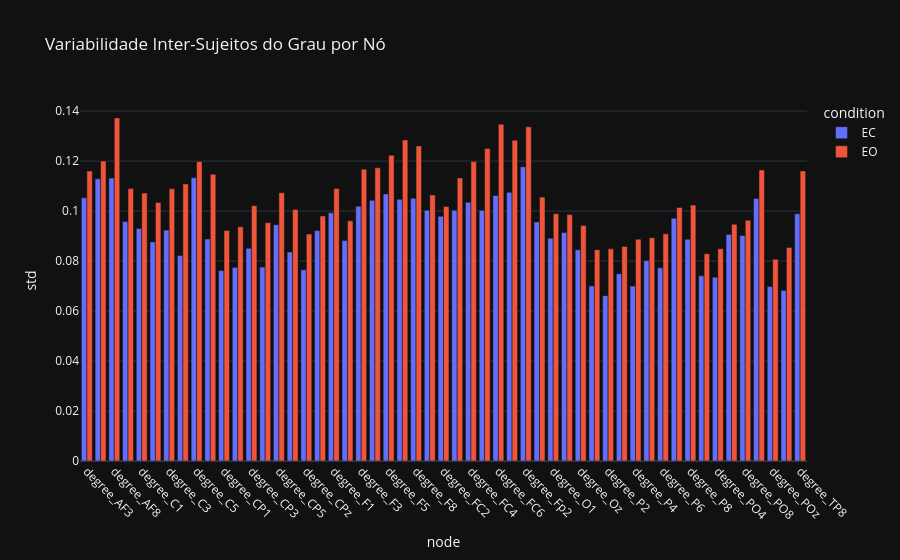

Source (notebook cell):
### Code cell
fig = px.bar(
    degree_stats,
    x="node",
    y="std",
    color="condition",
    barmode="group",
    title="Variabilidade Inter-Sujeitos do Grau por Nó"
)
fig.update_layout(xaxis_tickangle=45)
fig.show()

### Figure 1 — Plotly figure (JSON) as saved in the notebook; plotly's stock layout.template omitted (floating-point values rounded to 4 significant figures)
{"data": [{"alignmentgroup": "True", "hovertemplate": "condition=EC<br>node=%{x}<br>std=%{y}<extra></extra>", "legendgroup": "EC", "marker": {"color": "#636efa", "pattern": {"shape": ""}}, "name": "EC", "offsetgroup": "EC", "orientation": "v", "showlegend": true, "textposition": "auto", "type": "bar", "x": ["degree_AF3", "degree_AF4", "degree_AF8", "degree_AFz", "degree_C1", "degree_C2", "degree_C3", "degree_C4", "degree_C5", "degree_C6", "degree_CP1", "degree_CP2", "degree_CP3", "degree_CP4", "degree_CP5", "degree_CP6", "degree_CPz", "degree_Cz", "degree_F1", "degree_F2", "degree_F3", "degree_F4", "degree_F5", "degree_F6", "degree_F8", "degree_FC1", "degree_FC2", "degree_FC3", "degree_FC4", "degree_FC5", "degree_FC6", "degree_FT7", "degree_Fp2", "degree_Fz", "degree_O1", "degree_O2", "degree_Oz", "degree_P1", "degree_P2", "degree_P3", "degree_P4", "degree_P5", "degree_P6", "degree_P7", "degree_P8", "degree_PO3", "degree_PO4", "degree_PO7", "degree_PO8", "degree_PO9", "degree_POz", "degree_Pz", "degree_TP8"], "xaxis": "x", "y": [0.1053, 0.113, 0.1132, 0.09585, 0.09303, 0.08766, 0.0924, 0.08221, 0.1133, 0.08883, 0.07622, 0.07748, 0.08511, 0.07761, 0.09457, 0.08359, 0.07651, 0.09221, 0.09934, 0.08819, 0.102, 0.1043, 0.1069, 0.1047, 0.1051, 0.1004, 0.09792, 0.1003, 0.1035, 0.1003, 0.1062, 0.1075, 0.1177, 0.09567, 0.08913, 0.09145, 0.08453, 0.07004, 0.06617, 0.07496, 0.07001, 0.08024, 0.07729, 0.09716, 0.08872, 0.07412, 0.07353, 0.09065, 0.09021, 0.1051, 0.06978, 0.06826, 0.09889], "yaxis": "y"}, {"alignmentgroup": "True", "hovertemplate": "condition=EO<br>node=%{x}<br>std=%{y}<extra></extra>", "legendgroup": "EO", "marker": {"color": "#EF553B", "pattern": {"shape": ""}}, "name": "EO", "offsetgroup": "EO", "orientation": "v", "showlegend": true, "textposition": "auto", "type": "bar", "x": ["degree_AF3", "degree_AF4", "degree_AF8", "degree_AFz", "degree_C1", "degree_C2", "degree_C3", "degree_C4", "degree_C5", "degree_C6", "degree_CP1", "degree_CP2", "degree_CP3", "degree_CP4", "degree_CP5", "degree_CP6", "degree_CPz", "degree_Cz", "degree_F1", "degree_F2", "degree_F3", "degree_F4", "degree_F5", "degree_F6", "degree_F8", "degree_FC1", "degree_FC2", "degree_FC3", "degree_FC4", "degree_FC5", "degree_FC6", "degree_FT7", "degree_Fp2", "degree_Fz", "degree_O1", "degree_O2", "degree_Oz", "degree_P1", "degree_P2", "degree_P3", "degree_P4", "degree_P5", "degree_P6", "degree_P7", "degree_P8", "degree_PO3", "degree_PO4", "degree_PO7", "degree_PO8", "degree_PO9", "degree_POz", "degree_Pz", "degree_TP8"], "xaxis": "x", "y": [0.116, 0.12, 0.1372, 0.109, 0.1072, 0.1034, 0.1089, 0.1109, 0.1198, 0.1147, 0.09227, 0.09374, 0.1022, 0.09537, 0.1073, 0.1007, 0.0908, 0.09805, 0.109, 0.0961, 0.1167, 0.1173, 0.1224, 0.1285, 0.1261, 0.1065, 0.1018, 0.1132, 0.1198, 0.125, 0.1348, 0.1283, 0.1337, 0.1056, 0.09897, 0.09862, 0.09421, 0.08456, 0.0849, 0.08585, 0.08875, 0.08935, 0.09089, 0.1015, 0.1024, 0.08294, 0.08493, 0.09474, 0.09636, 0.1164, 0.08073, 0.08543, 0.1161], "yaxis": "y"}], "layout": {"barmode": "group", "legend": {"title": {"text": "condition"}, "tracegroupgap": 0}, "title": {"text": "Variabilidade Inter-Sujeitos do Grau por Nó"}, "xaxis": {"anchor": "y", "domain": [0, 1], "tickangle": 45, "title": {"text": "node"}}, "yaxis": {"anchor": "x", "domain": [0, 1], "title": {"text": "std"}}}}
